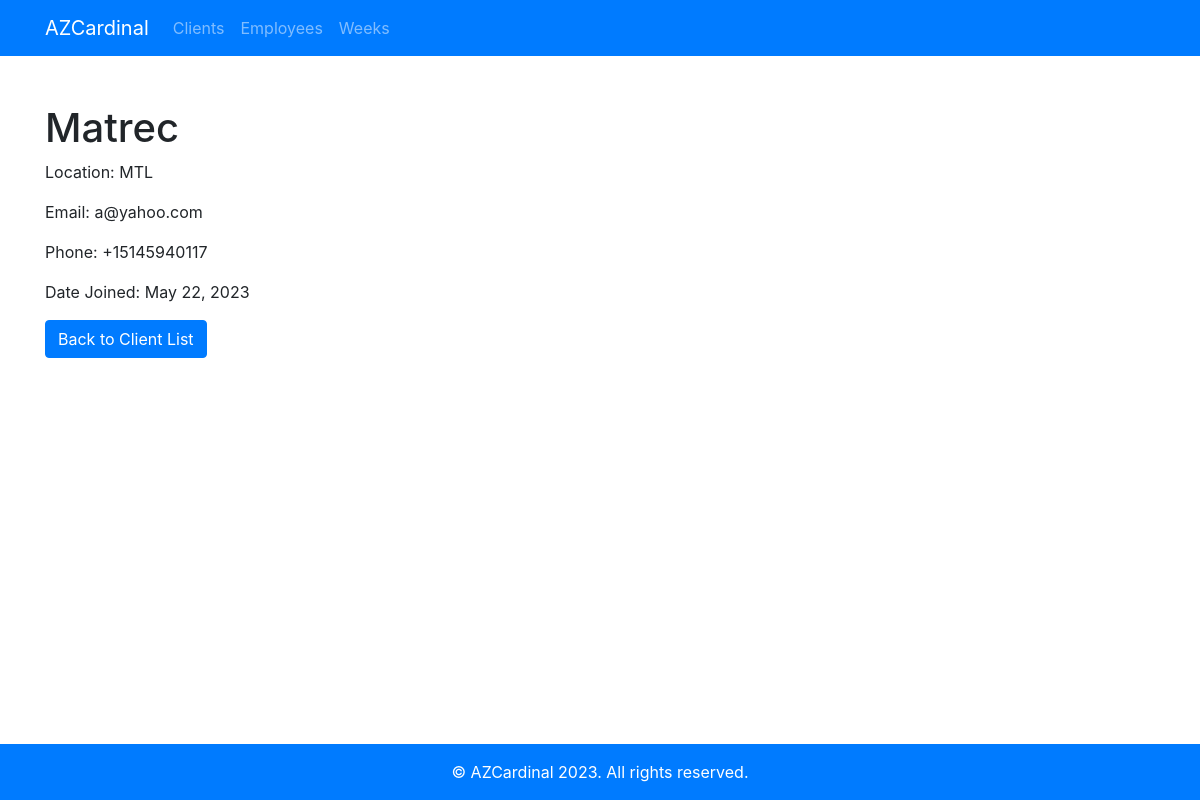
Page /clients/view/1/ on the earlier database version.
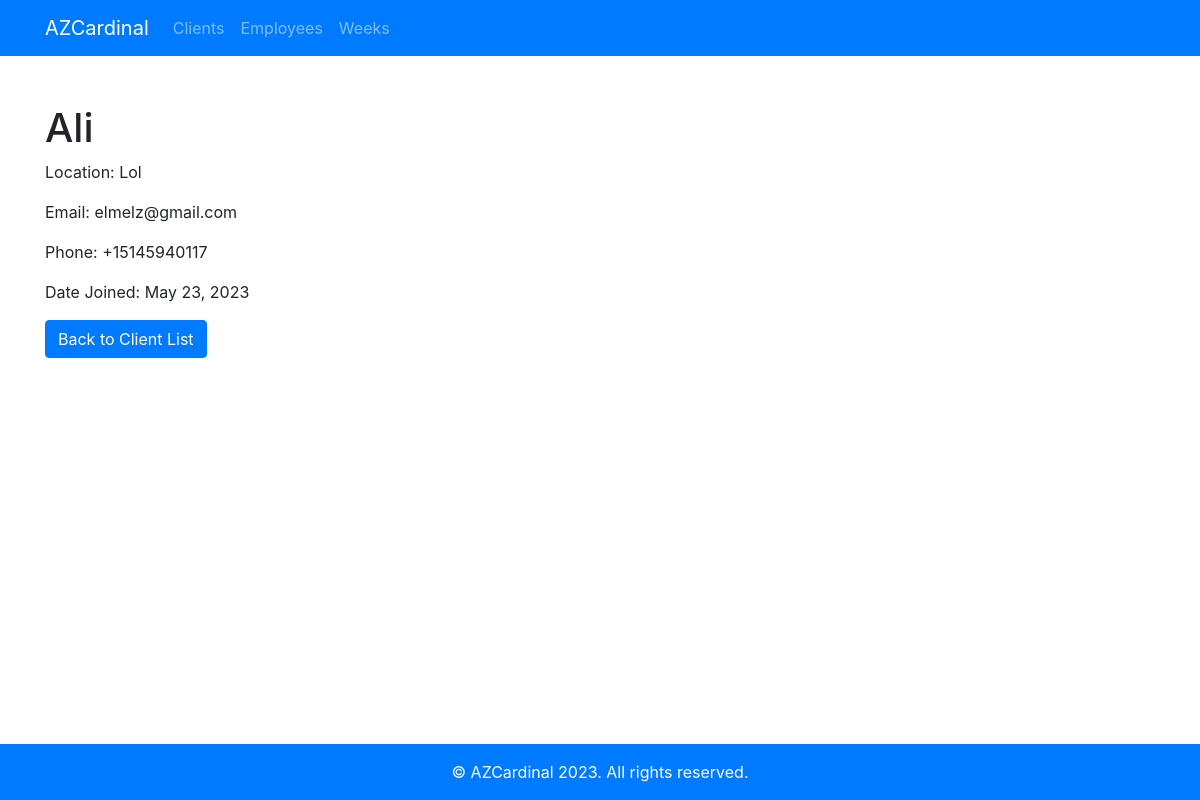
Same page on the later database version.
### clients/models.py (models this page shows, shortened)
class Client(models.Model):
    name = models.CharField(max_length=100)
    phonenumber = PhoneNumberField(blank=True)
    location = models.CharField(max_length=255)
    email = models.EmailField(max_length = 254)
    date_joined = models.DateTimeField(auto_now_add=True)

### clients/views.py (the view)
# urls.py: path('view/<int:pk>/', views.client_view, name='client_view'),
def client_view(request, pk):
    client = get_object_or_404(Client, pk=pk)
    return render(request, 'clients/client_detail.html', {'client': client})

### clients/templates/clients/client_detail.html (shortened to what this page needs)
{% extends 'clients/base.html' %}
{% block content %}
    <h1>{{ client.name }}</h1>
    <p>Location: {{ client.location }}</p>
    <p>Email: {{ client.email }}</p>
    <p>Phone: {{ client.phonenumber }}</p>
    <p>Date Joined: {{ client.date_joined|date:"F j, Y" }}</p>
    <a href="{% url 'clients:client_list' %}" class="btn btn-primary">Back to Client List</a>
{% endblock %}

Differences in the rows shown:
changed Client: name "Matrec" → "Ali"; location "MTL" → "Lol"; email "a@yahoo.com" → "elmelz@gmail.com"; date_joined "May 22, 2023" → "May 23, 2023"
